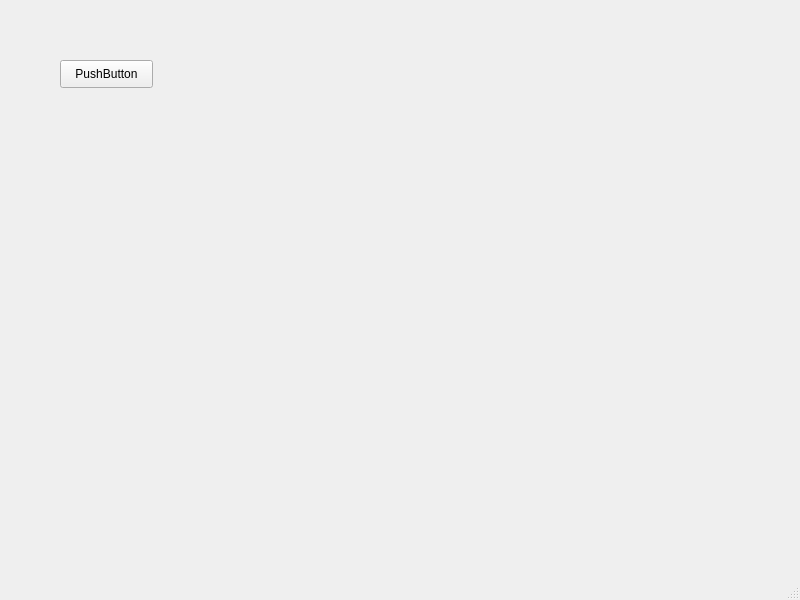
<?xml version="1.0" encoding="UTF-8"?>
<ui version="4.0">
 <class>MainWindow</class>
 <widget class="QMainWindow" name="MainWindow">
  <property name="geometry">
   <rect>
    <x>0</x>
    <y>0</y>
    <width>800</width>
    <height>600</height>
   </rect>
  </property>
  <property name="windowTitle">
   <string>MainWindow</string>
  </property>
  <widget class="QWidget" name="centralwidget">
   <widget class="QPushButton" name="pushButton">
    <property name="geometry">
     <rect>
      <x>60</x>
      <y>60</y>
      <width>93</width>
      <height>28</height>
     </rect>
    </property>
    <property name="text">
     <string>PushButton</string>
    </property>
   </widget>
  </widget>
  <widget class="QMenuBar" name="menubar">
   <property name="geometry">
    <rect>
     <x>0</x>
     <y>0</y>
     <width>800</width>
     <height>26</height>
    </rect>
   </property>
  </widget>
  <widget class="QStatusBar" name="statusbar"/>
 </widget>
 <resources/>
 <connections/>
</ui>
